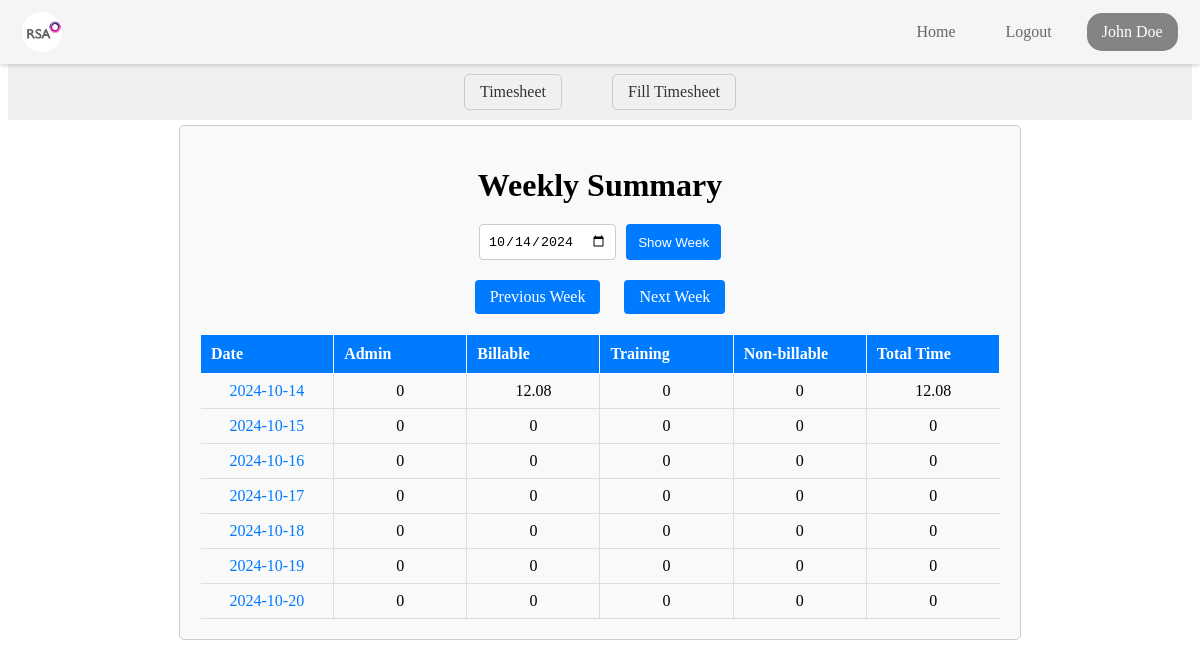
Page /view_summary (signed in) on the committed database.
### tables this page shows
CREATE TABLE EMS_users (
    EmployeeID TEXT PRIMARY KEY,
    Fname TEXT,
    Mname TEXT,
    Lname TEXT,
    ManagerID TEXT,
    EMSlogin TEXT,
    Role TEXT,
    Team TEXT,
    ManagerName TEXT,
    Password TEXT
);

CREATE TABLE timesheet_entries (
    entree_id INTEGER PRIMARY KEY AUTOINCREMENT,
    employee_id TEXT,
    fname TEXT,
    lname TEXT,
    team TEXT,
    manager_name TEXT,
    date TEXT,
    duration_hours INTEGER,
    duration_minutes INTEGER,
    total_time REAL,
    project_code TEXT,
    allocation_type TEXT,
    holiday_status TEXT,
    category_1 TEXT,
    category_2 TEXT,
    category_3 TEXT,
    comments TEXT
);

### app.py (the view)
@app.route('/view_summary', methods=['GET'])
@login_required
def view_summary():
    selected_date = request.args.get('date', datetime.now().strftime('%Y-%m-%d'))
    current_date = datetime.strptime(selected_date, '%Y-%m-%d')
    start_date = current_date - timedelta(days=current_date.weekday())
    end_date = start_date + timedelta(days=6)
    summary = {
        "dates": {f"{(start_date + timedelta(days=i)).strftime('%Y-%m-%d')}": {} for i in range(7)},
        "totals": {
            "admin": 0,
            "billable": 0,
            "non-billable": 0,
            "total_time": 0
        }
    }
    try:
        conn = get_db_connection()
        entries = conn.execute(
            'SELECT * FROM timesheet_entries WHERE date BETWEEN ? AND ? AND employee_id = ?',
            (start_date.strftime('%Y-%m-%d'), end_date.strftime('%Y-%m-%d'), current_user.id)
        ).fetchall()
        conn.close()
        for entry in entries:
            date = entry['date']
            allocation_type = entry['allocation_type']
            total_time = entry['total_time']
            if allocation_type in ['admin', 'billable', 'non-billable']:
                summary['dates'][date].setdefault(allocation_type, 0)
                summary['dates'][date][allocation_type] += total_time
                summary['totals'][allocation_type] += total_time
            summary['dates'][date].setdefault('total_time', 0)
            summary['dates'][date]['total_time'] += total_time
            summary['totals']['total_time'] += total_time
    except Exception as e:
        return redirect(url_for('home'))
    return render_template('view_summary.html', summary=summary, start_date=start_date.strftime('%Y-%m-%d'), fname=current_user.fname, lname=current_user.lname)

### app.py (called while the page is built)
def get_db_connection():
    conn = sqlite3.connect('ems_user.db')
    conn.row_factory = sqlite3.Row
    return conn

@login_manager.user_loader
def load_user(user_id):
    conn = get_db_connection()
    user = conn.execute('SELECT * FROM EMS_users WHERE EmployeeID = ?', (user_id,)).fetchone()
    conn.close()
    if user:
        return User(user['EmployeeID'], user['Fname'], user['Lname'], user['Role'], user['Team'] ,user['ManagerName'])
    return None

### templates/view_summary.html (shortened to what this page needs)
<!DOCTYPE html>
<html lang="en">
  <head>
    <link
      rel="stylesheet"
      href="{{ url_for('static', filename='css/timesheet/view_summary.css') }}"
    />
  </head>
  <body>
    {% include 'navbar.html' %}
    <div class="summary-box">
      <nav class="ts-nav-container">
        <div class="ts-nav-center">
          <a href="/timesheet_home" class="ts-nav-link">Timesheet</a>
          <a href="/fill_timesheet" class="ts-nav-link">Fill Timesheet</a>
        </div>
      </nav>
      <div class="ts-summary-container">
        <h1 class="ts-summary-title">Weekly Summary</h1>
        <form
          action="{{ url_for('view_summary') }}"
          method="get"
          class="ts-summary-form"
        >
          <input
            type="date"
            name="date"
            value="{{ start_date }}"
            required
            class="ts-summary-date-input"
          />
          <button type="submit" class="ts-summary-button">Show Week</button>
        </form>
        <div class="ts-summary-navigation">
          <a
            href="{{ url_for('previous_week', start_date=start_date) }}"
            class="ts-summary-link"
            >Previous Week</a
          >
          <a
            href="{{ url_for('next_week', start_date=start_date) }}"
            class="ts-summary-link"
            >Next Week</a
          >
        </div>
        <table class="ts-summary-table">
          <thead>
            <tr>
              <th class="ts-summary-header">Date</th>
              <th class="ts-summary-header">Admin</th>
              <th class="ts-summary-header">Billable</th>
              <th class="ts-summary-header">Training</th>
              <th class="ts-summary-header">Non-billable</th>
              <th class="ts-summary-header">Total Time</th>
            </tr>
          </thead>
          <tbody>
            {% if summary.dates %} {% for date, details in summary.dates.items()
            %}
            <tr>
              <td class="ts-summary-data">
                <a
                  href="{{ url_for('view_entries_by_date', date=date) }}"
                  class="ts-summary-link"
                >
                  {{ date }}
                </a>
              </td>
              <td class="ts-summary-data">{{ details.admin | default(0) }}</td>
              <td class="ts-summary-data">
                {{ details.billable | default(0) }}
              </td>
              <td class="ts-summary-data">
                {{ details.training | default(0) }}
              </td>
              <td class="ts-summary-data">
                {{ details['non-billable'] | default(0) + details.training |
                default(0) }}
              </td>
              <td class="ts-summary-data">
                {{ details.total_time | default(0) }}
              </td>
            </tr>
            {% endfor %} {% else %}
            <tr>
              <td colspan="6" class="ts-summary-no-data">
                No entries found for this week.
              </td>
            </tr>
            {% endif %}
          </tbody>
        </table>
      </div>
    </div>
  </body>
</html>

### templates/navbar.html (shortened to what this page needs)
<!DOCTYPE html>
<html lang="en">
<head>
    <link
    rel="stylesheet"
    href="{{ url_for('static', filename='css/navbar/navbar.css') }}"
  />
</head>
<body>
    <header id="navbar">
        <nav class="navbar-container container">
          <a href="/home" class="home-link">
            <div class="navbar-logo">
              <img
                src="{{ url_for('static', filename='images/logo.png') }}"
                alt="Logo"
              />
            </div>
          </a>
          <div class="navbar-links">
            <a class="navbar-link" href="/home">Home</a>
            <a class="navbar-link" href="/logout">Logout</a>
            <a class="navbar-link-name" href=""><span>{{ fname }} {{ lname }}</span></a>
          </div>
        </nav>
      </header>
</body>
</html>

### static/css/timesheet/view_summary.css (style rules this page uses)
.summary-box { margin-top: 64px; }
.ts-summary-container { max-width: 800px; margin: 0 auto; padding: 20px; border: 1px solid #ccc; border-radius: 5px; background-color: #f9f9f9; }
.ts-summary-title { text-align: center; margin-bottom: 20px; }
.ts-summary-form { display: flex; justify-content: center; margin-bottom: 20px; }
.ts-summary-date-input { padding: 8px; border: 1px solid #ccc; border-radius: 4px; margin-right: 10px; }
.ts-summary-button { background-color: #007bff; color: white; padding: 8px 12px; border: none; border-radius: 4px; cursor: pointer; }
.ts-summary-navigation { text-align: center; margin-bottom: 20px; }
.ts-summary-link { margin: 0 10px; text-decoration: none; color: #007bff; }
.ts-summary-table { width: 100%; border-collapse: collapse; table-layout: fixed; }
.ts-summary-header { background-color: #007bff; color: white; padding: 10px; text-align: left; width: 14.28%; border: 1px solid white; }
.ts-summary-data { padding: 8px; border-bottom: 1px solid #ddd; text-align: center; border-left: 1px solid #ddd; }
.ts-summary-data:first-child { border-left: none; }
.ts-summary-navigation a { display: inline-block; padding: 8px 15px; margin: 0 10px; text-decoration: none; color: white; background-color: #007bff; border-radius: 4px; }
.ts-nav-container { margin-top: 64px; margin-bottom: 5px; display: flex; justify-content: center; align-items: center; padding: 10px 20px; background-color: #f0f0f0; }
.ts-nav-center { display: flex; }
.ts-nav-link { margin: 0 25px; text-decoration: none; color: #333; border: 1px solid #ccc; padding: 8px 15px; border-radius: 5px; }

### static/css/navbar/navbar.css (style rules this page uses)
#navbar { --navbar-bg-color:whitesmoke; --navbar-text-color-focus: #323232; --navbar-text-color: #666; --navbar-text-color-focus: #fff; --navbar-bg-contrast: rgb(255, 0, 85);; position: fixed; height: 64px; background-color: var(--navbar-bg-color); left: 0; right: 0; top: 0; box-shadow: 0 2px 4px rgba(0, 0, 0, 0.15); z-index: 99; }
.navbar-container { display: flex; justify-content: space-between; align-items: center; height: 100%; padding: 0 1.4rem; }
.home-link { display: flex; align-items: center; }
.navbar-logo { background-color: var(--navbar-text-color-focus); border-radius: 50%; width: 40px; height: 40px; margin-right: 0.5em; }
.navbar-logo img { width: 50px; margin-top: -0.42rem; margin-left: -0.2rem; }

### rows in the picture
EMS_users: Fname "John", Lname "Doe"
timesheet_entries: date "2024-10-14", admin "0", billable "12.08", training "0", duration_minutes "0", total_time "12.08", date "2024-10-15", billable "0", total_time "0", date "2024-10-16", date "2024-10-17", date "2024-10-18", date "2024-10-19", date "2024-10-20"
